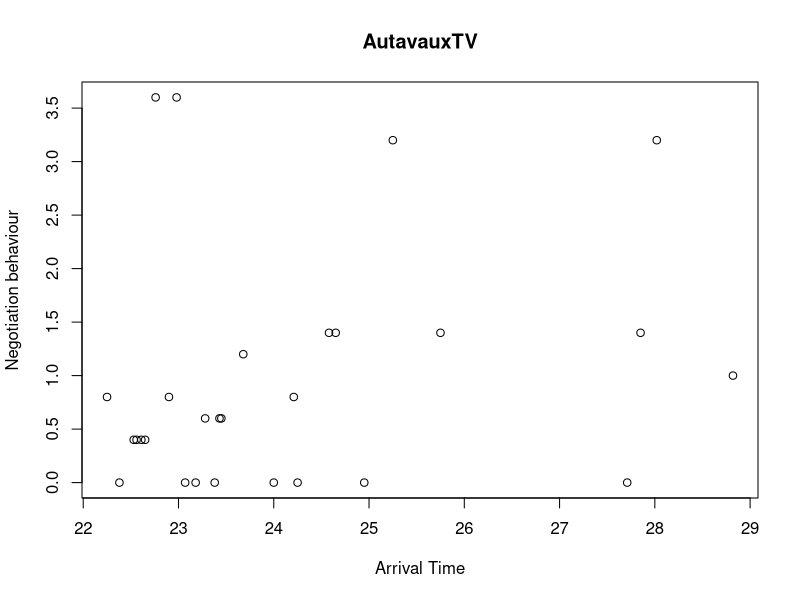
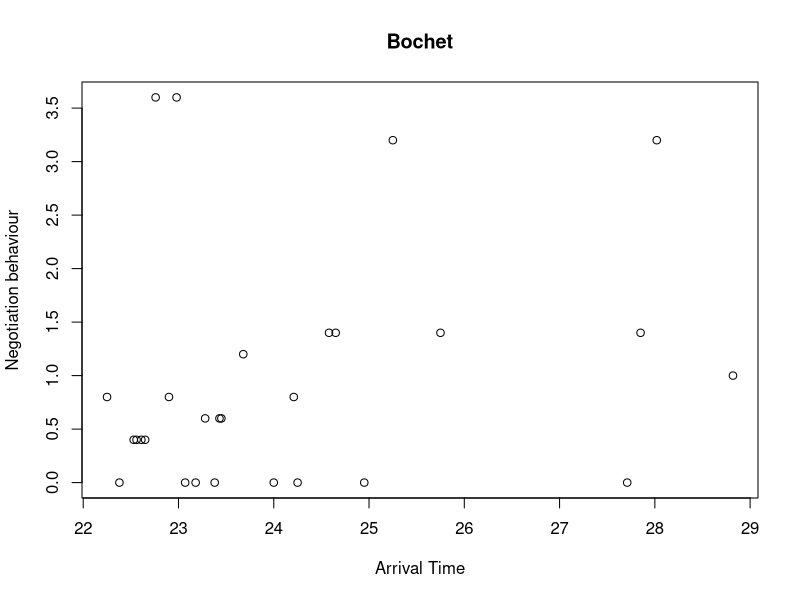
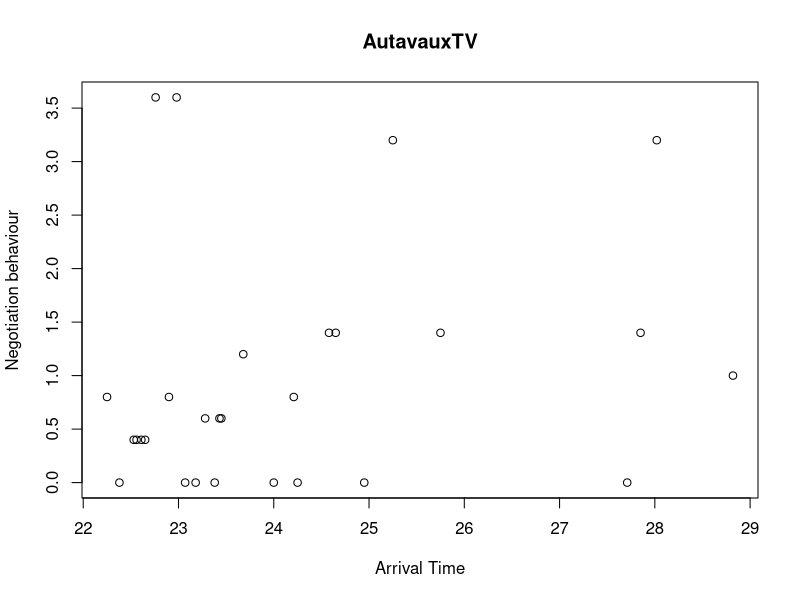
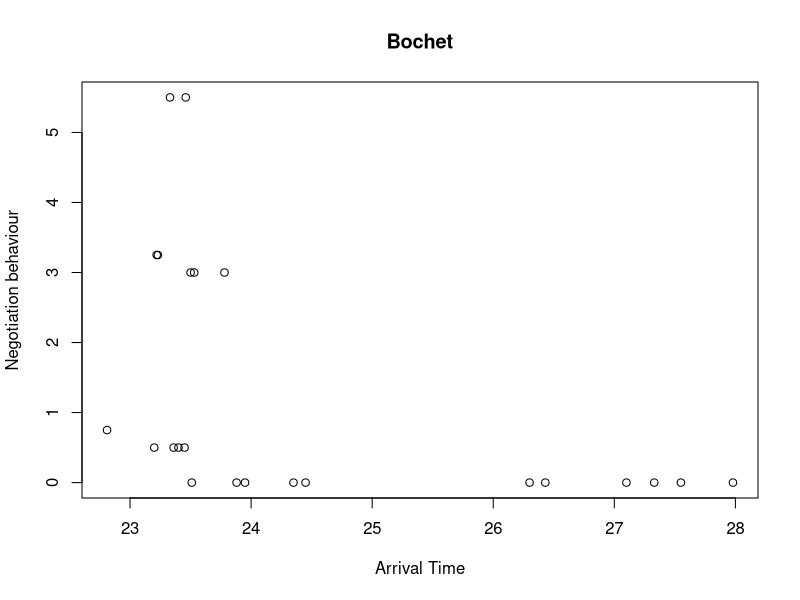
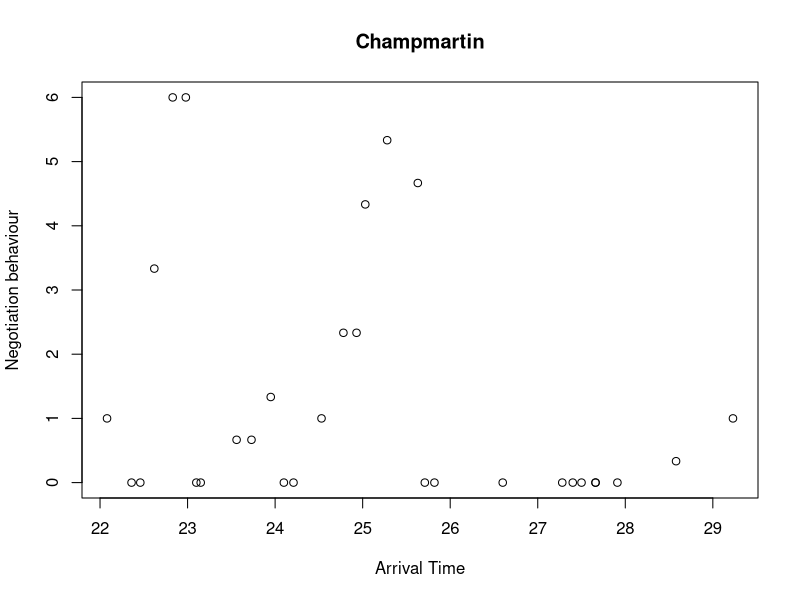
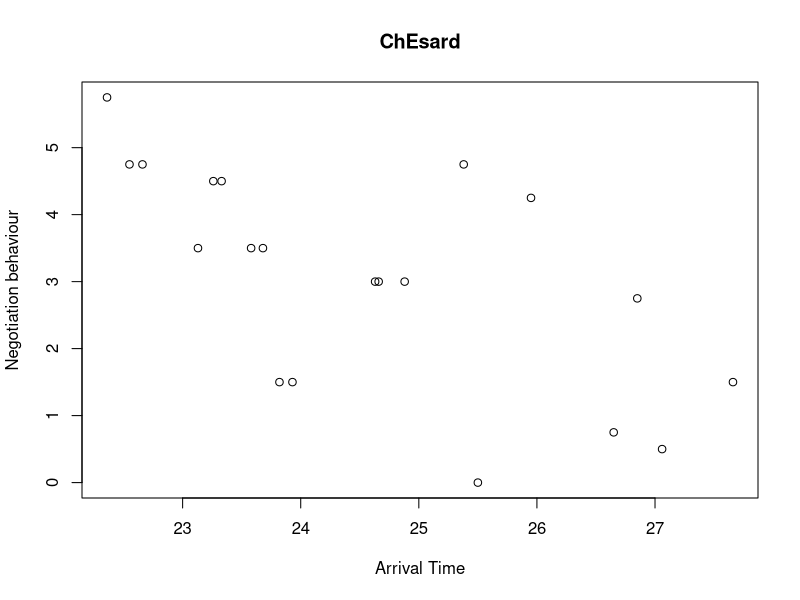
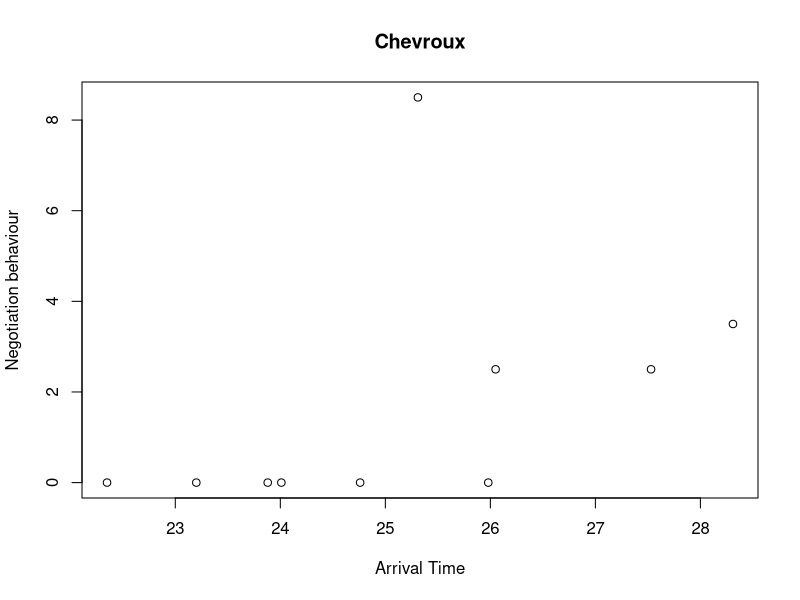
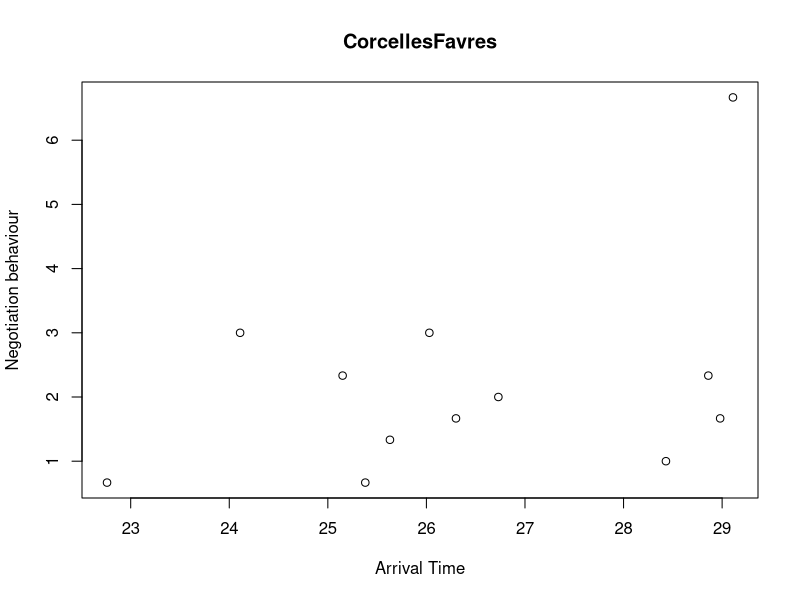

Generate these figures, in order, with R:
#1000 datasets, mỗi dataset cần làm 1 biểu đồ, và lưu nó dưới
#dạng file jpeg
# For i is from 1 to 1000:
  # Extract dataset i
  # Choose lable, color,... for dataset i
  # Tạo graph cho dataset i
  # Save the graph for dataset i
# End of loop

setwd("C:/Users/DELL/Desktop/R")
Owls<-read.table(file = "Owls.txt", header = TRUE)
names(Owls)
str(Owls)
unique(Owls$Nest)         #Có 27 loại Nest

#Vẽ biểu đồ cho từng loại Nest
Owls.ATV <- Owls[Owls$Nest=="AutavauxTV",]
plot(x=Owls.ATV$ArrivalTime,
     y=Owls.ATV$NegPerChick,
     xlab="Arrival Time",
     main="AutavauxTV",
     ylab = "Negotiation behaviour")
Owls.Bot <- Owls[Owls$Nest=="Bochet",]
plot(x=Owls.ATV$ArrivalTime,
     y=Owls.ATV$NegPerChick,
     xlab="Arrival Time",
     main="Bochet",
     ylab = "Negotiation behaviour")


AllNests<-unique(Owls$Nest)
for (i in 1:27) {
  Nest.i <- AllNests[i]
  Owls.i <- Owls[Owls$Nest==Nest.i,]
  YourFileName <- paste(Nest.i, ".jpg", sep = "")
  jpeg(file=YourFileName)
  plot(x=Owls.i$ArrivalTime, 
       y= Owls.i$NegPerChick,
       xlab="Arrival Time",
       main=Nest.i,
       ylab = "Negotiation behaviour"  
       )
  dev.off()
}
# Bài tập
#Sử dụng file dữ liệu temperature.xls; có chứa thông tin dữ liệu ở 31 trạm thời tiết (temperature observations)
#Sử dụng dữ liệu nhiệt độ (temperature) và thời gian (time) để vẽ biểu đồ plot của 31 trạm này
#Lưu dưới dạng jpeg,
